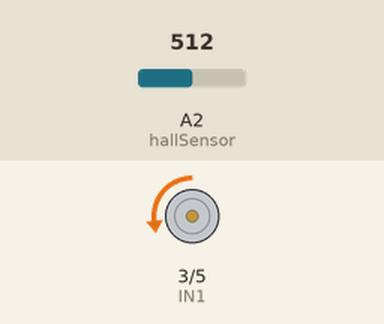
A sketch run on a simulated Arduino Uno, built with avr-gcc and run on an emulated ATmega328P. Shown: motor-driver pin pairs drawn as motors (green arrow = first pin HIGH = forward, orange = second pin HIGH = backward, longer = more drive). Inputs (shaded band) come from the test bench; at power-on: A2 (hallSensor) = 512.

Above: at 1.2 s.
1.3 s: A2 (hallSensor) set to 306
At 2.4 s:
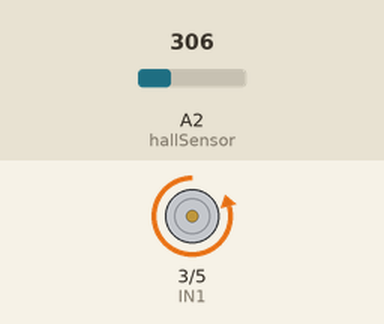
2.8 s: A2 (hallSensor) set to 511
At 3.5 s:
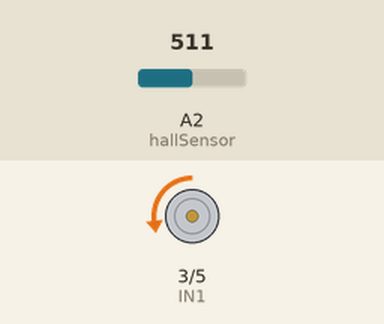
4.3 s: A2 (hallSensor) set to 240
At 4.6 s:
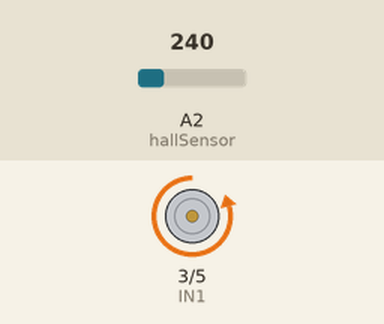
Timing chart, 0 to 7.3 s (numbered marks = the images above; inputs shaded):
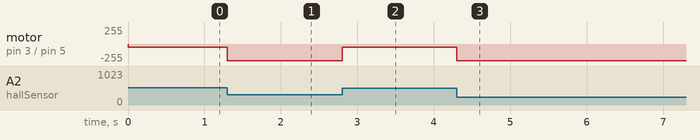

The sketch:

mag_lev.ino
```cpp
/*
 * code by Emily and Herve
 * for magnetic levitation
 *
 */
int setPoint = 520; // our "goal" sensor value
int dlyVal = 800; // delay value
int writeValue; // motor speed value

float gain = 5.6;
float kp = 1.0;
float kd = 2.0;
int output;

// Error Variables for PD
float error;
float lastError;
float rateError;

// Motor inputs for PCB
int IN1 = 3;
int IN2 = 5;

// sensor pin
int hallSensor = A2;

// Set up times for error calculations for PD
unsigned long currentTime;
unsigned long lastTime;
unsigned long elapsedTime;

// Sensor variables
int sensorValue;
int sensorValue1;
int sensorValue2;


void setMagnet(int input){
  // a function to set the speed of the magnetic
  // the input variable is the output of the PD controller
  if (input < 50){
    // doesn't let the writeValue go too low
    writeValue = 50;
    analogWrite(IN1, 0);
    analogWrite(IN2, writeValue);
  }
  else if (input > 250){
    // doesn't let the writeValue go above limits
    writeValue = 250;
    analogWrite(IN1, 0);
    analogWrite(IN2, writeValue);
  }
  else {
    // sets the writeValue to the input
    writeValue = input;
    analogWrite(IN1, 0);
    analogWrite(IN2, writeValue);
  }
  //Serial.print(writeValue);
  //Serial.println();
}


void setup() {
  pinMode(hallSensor, INPUT);

  pinMode(IN1, OUTPUT);
  pinMode(IN2, OUTPUT);

  error = 0;
  lastError = 0;
  lastTime = millis();

  //Serial.begin(115200);
}

// My BangBang code
void loop() {
  sensorValue1 = analogRead(hallSensor);
  sensorValue2 = analogRead(hallSensor);
  sensorValue = (sensorValue1+sensorValue2)/2; // averaged sensor value
  //Serial.print(sensorValue);
  //Serial.print(",");

  currentTime = millis();
  elapsedTime = currentTime - lastTime;
  lastTime = currentTime;

  error = setPoint - sensorValue;
  rateError = (error-lastError)/elapsedTime;
  lastError = error;

  output = gain*(kp*error + kd*rateError);
  //Serial.print(output);
  //Serial.print(",");

  if (sensorValue > setPoint){
    output = 0;
  }

  //Serial.println(output);

  setMagnet(output);

  delayMicroseconds(dlyVal);
}
```

Measured:
- after the input at 1.3 s, motor on pin 3 (IN1) / pin 5 (IN2): backward 50/255 → backward 250/255 at once
- after the input at 2.8 s, motor on pin 3 (IN1) / pin 5 (IN2): backward 250/255 → backward 50/255 at once
- after the input at 4.3 s, motor on pin 3 (IN1) / pin 5 (IN2): backward 50/255 → backward 250/255 at once
